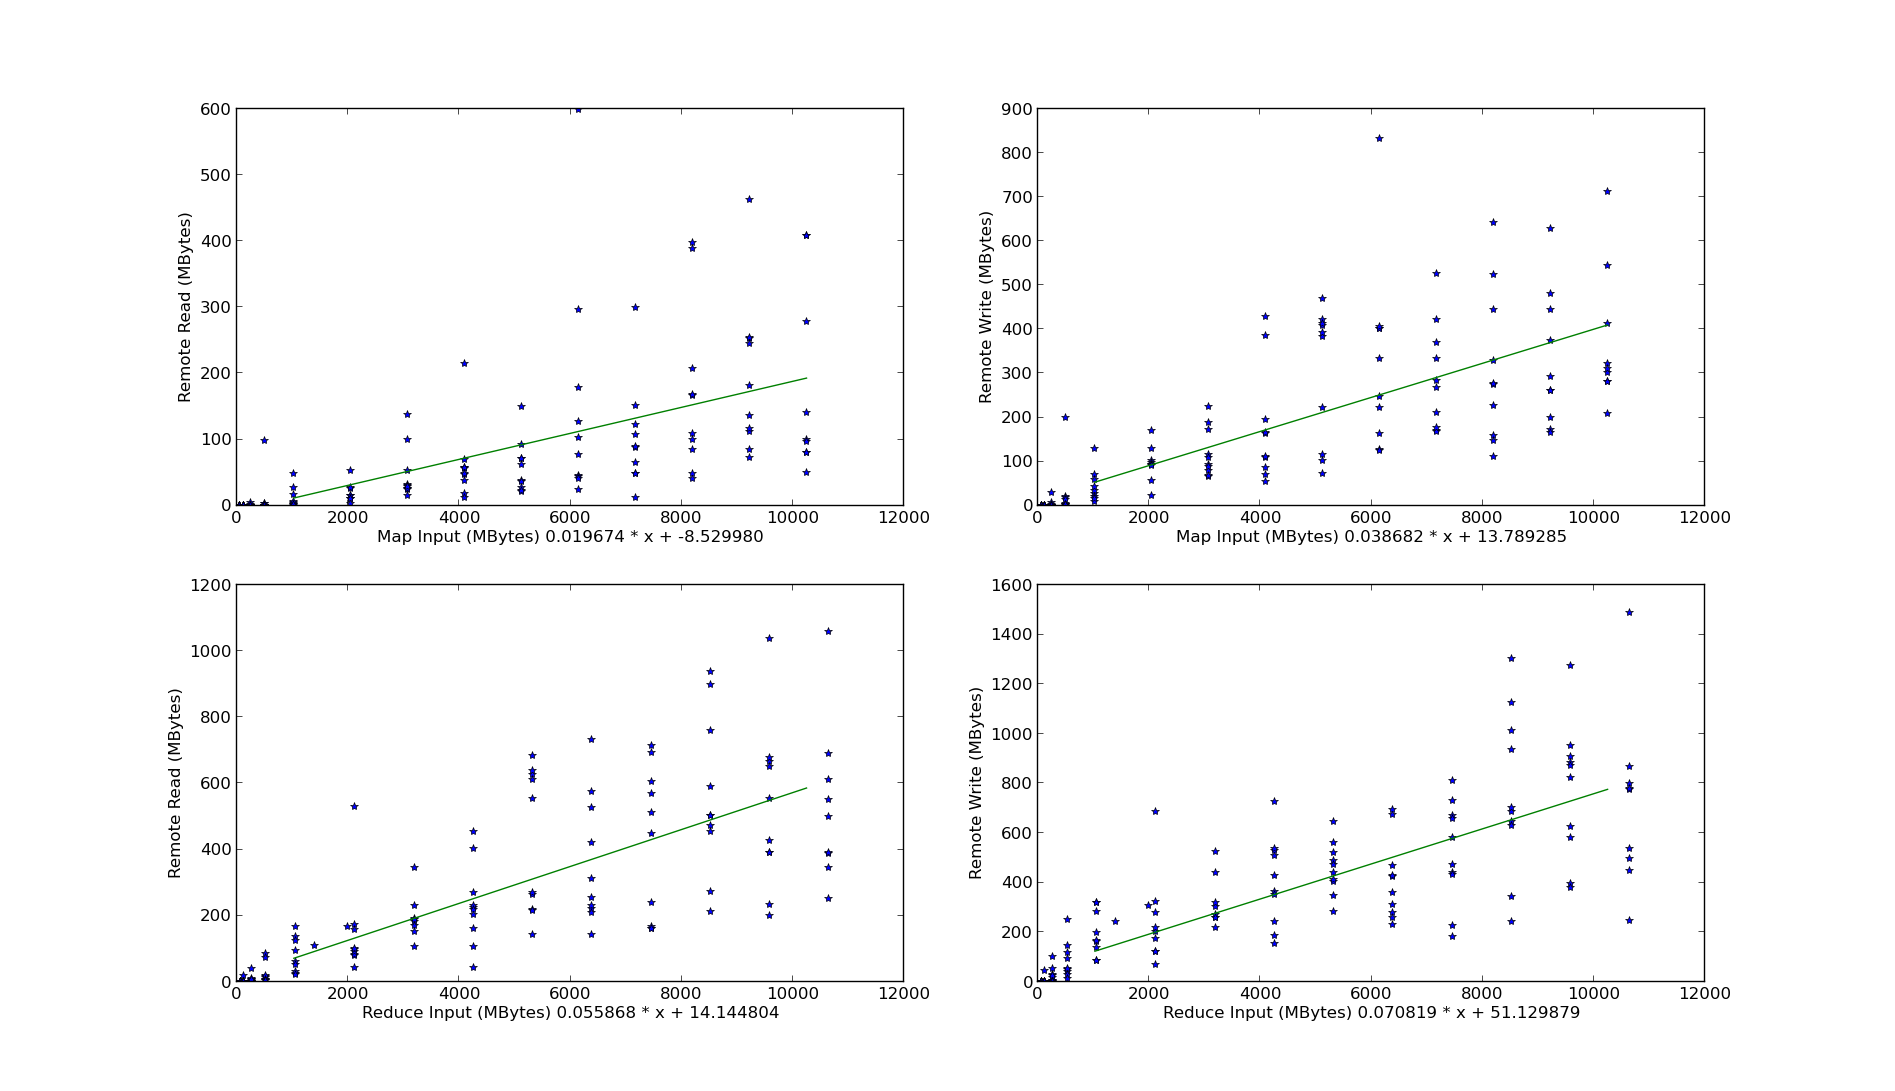

The Python source for this figure:
#141206150652 2549262 512 ver: 5 of: 0 mapr: 0 mapw: 0 redr: 0 redw: 0 red_input 28073830 linecount: 0 start 141206150454 mapend: 141206150644 end 141206150652
import numpy as np
import matplotlib.pyplot as plt
#map input, mapr, mapw, redr, redw, red input
data = np.loadtxt("terasort.txt", usecols=(3, 9, 11, 13, 15, 17), delimiter=" ")

mapr = np.polyfit(data[:,0], data[:,1]/(1024*1024), 1)
mapw = np.polyfit(data[:,0], data[:,2]/(1024*1024), 1)
redr = np.polyfit(data[:,5]/(1024*1024), data[:,3]/(1024*1024), 1)
redw = np.polyfit(data[:,5]/(1024*1024), data[:,4]/(1024*1024), 1)

x = np.array(range(1,11)) * 1024
y_mapr = x * mapr[0] + mapr[1]
plt.subplot(2,2,1)
plt.plot(data[:,0], data[:,1]/(1024*1024), "*", x, y_mapr, "-")
plt.xlabel("Map Input (MBytes) %f * x + %f" % (mapr[0], mapr[1]))
plt.ylabel("Remote Read (MBytes)")

y_mapw = x * mapw[0] + mapw[1]
plt.subplot(2,2,2)
plt.plot(data[:,0], data[:,2]/(1024*1024), "*", x, y_mapw, "-")
plt.xlabel("Map Input (MBytes) %f * x + %f" % (mapw[0], mapw[1]))
plt.ylabel("Remote Write (MBytes)")

x = np.array(range(1,11)) * 1024
y_redr = x * redr[0] + redr[1]
plt.subplot(2,2,3)
plt.plot(data[:,5]/(1024*1024), data[:,3]/(1024*1024), "*", x, y_redr, "-")
plt.xlabel("Reduce Input (MBytes) %f * x + %f" % (redr[0], redr[1]))
plt.ylabel("Remote Read (MBytes)")


y_redw = x * redw[0] + redw[1]
plt.subplot(2,2,4)
plt.plot(data[:,5]/(1024*1024), data[:,4]/(1024*1024), "*", x, y_redw, "-")
plt.xlabel("Reduce Input (MBytes) %f * x + %f" % (redw[0], redw[1]))
plt.ylabel("Remote Write (MBytes)")



print mapr
print mapw
print redr
print redw

plt.show()
